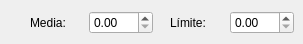
        <widget class="QWidget" name="page_14">
         <widget class="QWidget" name="layoutWidget_31">
          <property name="geometry">
           <rect>
            <x>30</x>
            <y>10</y>
            <width>123</width>
            <height>25</height>
           </rect>
          </property>
          <layout class="QHBoxLayout" name="horizontalLayout_51">
           <item>
            <widget class="QLabel" name="label_68">
             <property name="text">
              <string>Media:</string>
             </property>
            </widget>
           </item>
           <item>
            <widget class="QDoubleSpinBox" name="d2expomed">
             <property name="maximum">
              <double>999.990000000000009</double>
             </property>
            </widget>
           </item>
          </layout>
         </widget>
         <widget class="QWidget" name="layoutWidget_32">
          <property name="geometry">
           <rect>
            <x>170</x>
            <y>10</y>
            <width>124</width>
            <height>25</height>
           </rect>
          </property>
          <layout class="QHBoxLayout" name="horizontalLayout_52">
           <item>
            <widget class="QLabel" name="label_69">
             <property name="text">
              <string>Límite:</string>
             </property>
            </widget>
           </item>
           <item>
            <widget class="QDoubleSpinBox" name="d2expolim">
             <property name="maximum">
              <double>999.990000000000009</double>
             </property>
            </widget>
           </item>
          </layout>
         </widget>
        </widget>
